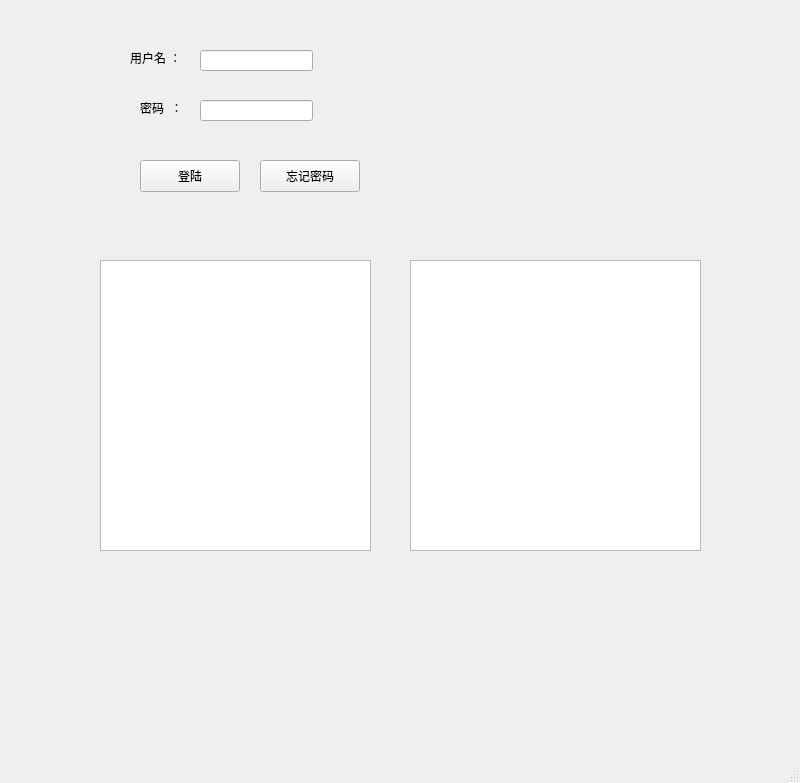
<?xml version="1.0" encoding="UTF-8"?>
<ui version="4.0">
 <class>MainWindow</class>
 <widget class="QMainWindow" name="MainWindow">
  <property name="geometry">
   <rect>
    <x>0</x>
    <y>0</y>
    <width>800</width>
    <height>783</height>
   </rect>
  </property>
  <property name="windowTitle">
   <string>展示台</string>
  </property>
  <widget class="QWidget" name="centralwidget">
   <widget class="QTextBrowser" name="textBrowser">
    <property name="geometry">
     <rect>
      <x>100</x>
      <y>260</y>
      <width>271</width>
      <height>291</height>
     </rect>
    </property>
   </widget>
   <widget class="QLabel" name="username">
    <property name="geometry">
     <rect>
      <x>130</x>
      <y>50</y>
      <width>58</width>
      <height>16</height>
     </rect>
    </property>
    <property name="text">
     <string>用户名 ：</string>
    </property>
   </widget>
   <widget class="QLabel" name="password">
    <property name="geometry">
     <rect>
      <x>140</x>
      <y>100</y>
      <width>58</width>
      <height>16</height>
     </rect>
    </property>
    <property name="text">
     <string>密码  ：</string>
    </property>
   </widget>
   <widget class="QLineEdit" name="nameEdit">
    <property name="geometry">
     <rect>
      <x>200</x>
      <y>50</y>
      <width>113</width>
      <height>21</height>
     </rect>
    </property>
   </widget>
   <widget class="QLineEdit" name="passEdit">
    <property name="geometry">
     <rect>
      <x>200</x>
      <y>100</y>
      <width>113</width>
      <height>21</height>
     </rect>
    </property>
    <property name="font">
     <font>
      <family>Academy Engraved LET</family>
      <pointsize>18</pointsize>
     </font>
    </property>
   </widget>
   <widget class="QPushButton" name="login">
    <property name="geometry">
     <rect>
      <x>140</x>
      <y>160</y>
      <width>100</width>
      <height>32</height>
     </rect>
    </property>
    <property name="text">
     <string>登陆</string>
    </property>
   </widget>
   <widget class="QPushButton" name="forget">
    <property name="geometry">
     <rect>
      <x>260</x>
      <y>160</y>
      <width>100</width>
      <height>32</height>
     </rect>
    </property>
    <property name="text">
     <string>忘记密码</string>
    </property>
   </widget>
   <widget class="QGraphicsView" name="graphicsView">
    <property name="geometry">
     <rect>
      <x>410</x>
      <y>260</y>
      <width>291</width>
      <height>291</height>
     </rect>
    </property>
   </widget>
  </widget>
  <widget class="QMenuBar" name="menubar">
   <property name="geometry">
    <rect>
     <x>0</x>
     <y>0</y>
     <width>800</width>
     <height>24</height>
    </rect>
   </property>
  </widget>
  <widget class="QStatusBar" name="statusbar"/>
 </widget>
 <resources/>
 <connections/>
</ui>
